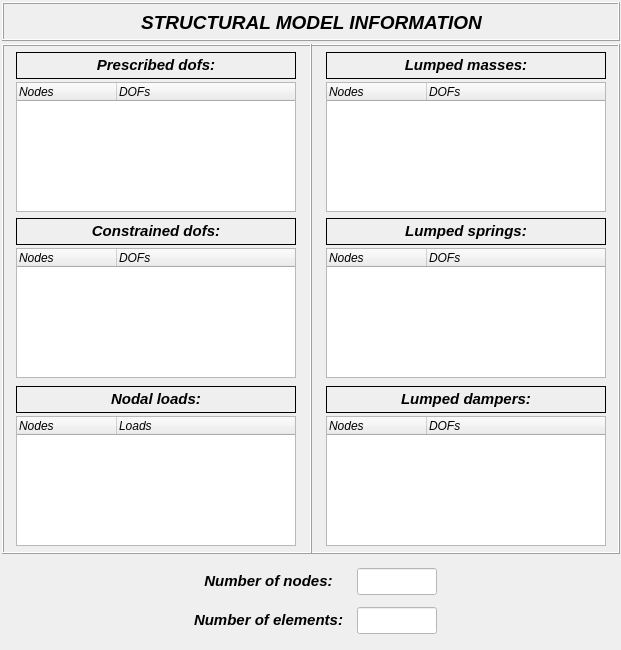
<?xml version="1.0" encoding="UTF-8"?>
<ui version="4.0">
 <class>dialog</class>
 <widget class="QDialog" name="dialog">
  <property name="geometry">
   <rect>
    <x>0</x>
    <y>0</y>
    <width>621</width>
    <height>650</height>
   </rect>
  </property>
  <property name="minimumSize">
   <size>
    <width>621</width>
    <height>575</height>
   </size>
  </property>
  <property name="maximumSize">
   <size>
    <width>621</width>
    <height>650</height>
   </size>
  </property>
  <property name="windowTitle">
   <string>Structural Model Information</string>
  </property>
  <widget class="QFrame" name="frame">
   <property name="geometry">
    <rect>
     <x>310</x>
     <y>44</y>
     <width>310</width>
     <height>510</height>
    </rect>
   </property>
   <property name="minimumSize">
    <size>
     <width>310</width>
     <height>510</height>
    </size>
   </property>
   <property name="maximumSize">
    <size>
     <width>310</width>
     <height>510</height>
    </size>
   </property>
   <property name="frameShape">
    <enum>QFrame::Box</enum>
   </property>
   <property name="frameShadow">
    <enum>QFrame::Raised</enum>
   </property>
   <widget class="QLabel" name="label_9">
    <property name="geometry">
     <rect>
      <x>16</x>
      <y>8</y>
      <width>280</width>
      <height>27</height>
     </rect>
    </property>
    <property name="font">
     <font>
      <family>Arial</family>
      <pointsize>11</pointsize>
      <weight>75</weight>
      <italic>true</italic>
      <bold>true</bold>
     </font>
    </property>
    <property name="frameShape">
     <enum>QFrame::Box</enum>
    </property>
    <property name="text">
     <string>&lt;html&gt;&lt;head/&gt;&lt;body&gt;&lt;p align=&quot;center&quot;&gt;Lumped masses:&lt;/p&gt;&lt;/body&gt;&lt;/html&gt;</string>
    </property>
    <property name="textFormat">
     <enum>Qt::AutoText</enum>
    </property>
    <property name="alignment">
     <set>Qt::AlignCenter</set>
    </property>
   </widget>
   <widget class="QTreeWidget" name="treeWidget_masses">
    <property name="geometry">
     <rect>
      <x>16</x>
      <y>38</y>
      <width>280</width>
      <height>130</height>
     </rect>
    </property>
    <property name="minimumSize">
     <size>
      <width>280</width>
      <height>130</height>
     </size>
    </property>
    <property name="maximumSize">
     <size>
      <width>280</width>
      <height>130</height>
     </size>
    </property>
    <property name="font">
     <font>
      <family>Arial</family>
      <italic>true</italic>
     </font>
    </property>
    <column>
     <property name="text">
      <string>Nodes</string>
     </property>
    </column>
    <column>
     <property name="text">
      <string>DOFs</string>
     </property>
    </column>
   </widget>
   <widget class="QTreeWidget" name="treeWidget_springs">
    <property name="geometry">
     <rect>
      <x>16</x>
      <y>204</y>
      <width>280</width>
      <height>130</height>
     </rect>
    </property>
    <property name="minimumSize">
     <size>
      <width>280</width>
      <height>130</height>
     </size>
    </property>
    <property name="maximumSize">
     <size>
      <width>280</width>
      <height>130</height>
     </size>
    </property>
    <property name="font">
     <font>
      <family>Arial</family>
      <italic>true</italic>
     </font>
    </property>
    <column>
     <property name="text">
      <string>Nodes</string>
     </property>
    </column>
    <column>
     <property name="text">
      <string>DOFs</string>
     </property>
    </column>
   </widget>
   <widget class="QTreeWidget" name="treeWidget_dampers">
    <property name="geometry">
     <rect>
      <x>16</x>
      <y>372</y>
      <width>280</width>
      <height>130</height>
     </rect>
    </property>
    <property name="minimumSize">
     <size>
      <width>280</width>
      <height>130</height>
     </size>
    </property>
    <property name="maximumSize">
     <size>
      <width>280</width>
      <height>130</height>
     </size>
    </property>
    <property name="font">
     <font>
      <family>Arial</family>
      <italic>true</italic>
     </font>
    </property>
    <column>
     <property name="text">
      <string>Nodes</string>
     </property>
    </column>
    <column>
     <property name="text">
      <string>DOFs</string>
     </property>
    </column>
   </widget>
   <widget class="QLabel" name="label_15">
    <property name="geometry">
     <rect>
      <x>16</x>
      <y>174</y>
      <width>280</width>
      <height>27</height>
     </rect>
    </property>
    <property name="font">
     <font>
      <family>Arial</family>
      <pointsize>11</pointsize>
      <weight>75</weight>
      <italic>true</italic>
      <bold>true</bold>
     </font>
    </property>
    <property name="frameShape">
     <enum>QFrame::Box</enum>
    </property>
    <property name="text">
     <string>&lt;html&gt;&lt;head/&gt;&lt;body&gt;&lt;p align=&quot;center&quot;&gt;Lumped springs:&lt;/p&gt;&lt;/body&gt;&lt;/html&gt;</string>
    </property>
    <property name="textFormat">
     <enum>Qt::AutoText</enum>
    </property>
    <property name="alignment">
     <set>Qt::AlignCenter</set>
    </property>
   </widget>
   <widget class="QLabel" name="label_16">
    <property name="geometry">
     <rect>
      <x>16</x>
      <y>342</y>
      <width>280</width>
      <height>27</height>
     </rect>
    </property>
    <property name="font">
     <font>
      <family>Arial</family>
      <pointsize>11</pointsize>
      <weight>75</weight>
      <italic>true</italic>
      <bold>true</bold>
     </font>
    </property>
    <property name="frameShape">
     <enum>QFrame::Box</enum>
    </property>
    <property name="text">
     <string>&lt;html&gt;&lt;head/&gt;&lt;body&gt;&lt;p align=&quot;center&quot;&gt;Lumped dampers:&lt;/p&gt;&lt;/body&gt;&lt;/html&gt;</string>
    </property>
    <property name="textFormat">
     <enum>Qt::AutoText</enum>
    </property>
    <property name="alignment">
     <set>Qt::AlignCenter</set>
    </property>
   </widget>
  </widget>
  <widget class="QFrame" name="frame_2">
   <property name="geometry">
    <rect>
     <x>2</x>
     <y>44</y>
     <width>310</width>
     <height>510</height>
    </rect>
   </property>
   <property name="minimumSize">
    <size>
     <width>310</width>
     <height>510</height>
    </size>
   </property>
   <property name="maximumSize">
    <size>
     <width>310</width>
     <height>510</height>
    </size>
   </property>
   <property name="frameShape">
    <enum>QFrame::Box</enum>
   </property>
   <property name="frameShadow">
    <enum>QFrame::Raised</enum>
   </property>
   <widget class="QTreeWidget" name="treeWidget_constrained_dofs">
    <property name="geometry">
     <rect>
      <x>14</x>
      <y>204</y>
      <width>280</width>
      <height>130</height>
     </rect>
    </property>
    <property name="minimumSize">
     <size>
      <width>280</width>
      <height>130</height>
     </size>
    </property>
    <property name="maximumSize">
     <size>
      <width>280</width>
      <height>130</height>
     </size>
    </property>
    <property name="font">
     <font>
      <family>Arial</family>
      <italic>true</italic>
     </font>
    </property>
    <column>
     <property name="text">
      <string>Nodes</string>
     </property>
    </column>
    <column>
     <property name="text">
      <string>DOFs</string>
     </property>
    </column>
   </widget>
   <widget class="QTreeWidget" name="treeWidget_prescribed_dofs">
    <property name="geometry">
     <rect>
      <x>14</x>
      <y>38</y>
      <width>280</width>
      <height>130</height>
     </rect>
    </property>
    <property name="minimumSize">
     <size>
      <width>280</width>
      <height>130</height>
     </size>
    </property>
    <property name="maximumSize">
     <size>
      <width>280</width>
      <height>130</height>
     </size>
    </property>
    <property name="font">
     <font>
      <family>Arial</family>
      <italic>true</italic>
     </font>
    </property>
    <column>
     <property name="text">
      <string>Nodes</string>
     </property>
    </column>
    <column>
     <property name="text">
      <string>DOFs</string>
     </property>
    </column>
   </widget>
   <widget class="QLabel" name="label_11">
    <property name="geometry">
     <rect>
      <x>14</x>
      <y>174</y>
      <width>280</width>
      <height>27</height>
     </rect>
    </property>
    <property name="font">
     <font>
      <family>Arial</family>
      <pointsize>11</pointsize>
      <weight>75</weight>
      <italic>true</italic>
      <bold>true</bold>
     </font>
    </property>
    <property name="frameShape">
     <enum>QFrame::Box</enum>
    </property>
    <property name="text">
     <string>&lt;html&gt;&lt;head/&gt;&lt;body&gt;&lt;p align=&quot;center&quot;&gt;Constrained dofs:&lt;/p&gt;&lt;/body&gt;&lt;/html&gt;</string>
    </property>
    <property name="textFormat">
     <enum>Qt::AutoText</enum>
    </property>
    <property name="alignment">
     <set>Qt::AlignCenter</set>
    </property>
   </widget>
   <widget class="QLabel" name="label_10">
    <property name="geometry">
     <rect>
      <x>14</x>
      <y>8</y>
      <width>280</width>
      <height>27</height>
     </rect>
    </property>
    <property name="font">
     <font>
      <family>Arial</family>
      <pointsize>11</pointsize>
      <weight>75</weight>
      <italic>true</italic>
      <bold>true</bold>
     </font>
    </property>
    <property name="frameShape">
     <enum>QFrame::Box</enum>
    </property>
    <property name="text">
     <string>&lt;html&gt;&lt;head/&gt;&lt;body&gt;&lt;p align=&quot;center&quot;&gt;Prescribed dofs:&lt;/p&gt;&lt;/body&gt;&lt;/html&gt;</string>
    </property>
    <property name="textFormat">
     <enum>Qt::AutoText</enum>
    </property>
    <property name="alignment">
     <set>Qt::AlignCenter</set>
    </property>
   </widget>
   <widget class="QLabel" name="label_17">
    <property name="geometry">
     <rect>
      <x>14</x>
      <y>342</y>
      <width>280</width>
      <height>27</height>
     </rect>
    </property>
    <property name="font">
     <font>
      <family>Arial</family>
      <pointsize>11</pointsize>
      <weight>75</weight>
      <italic>true</italic>
      <bold>true</bold>
     </font>
    </property>
    <property name="frameShape">
     <enum>QFrame::Box</enum>
    </property>
    <property name="text">
     <string>&lt;html&gt;&lt;head/&gt;&lt;body&gt;&lt;p align=&quot;center&quot;&gt;Nodal loads:&lt;/p&gt;&lt;/body&gt;&lt;/html&gt;</string>
    </property>
    <property name="textFormat">
     <enum>Qt::AutoText</enum>
    </property>
    <property name="alignment">
     <set>Qt::AlignCenter</set>
    </property>
   </widget>
   <widget class="QTreeWidget" name="treeWidget_nodal_loads">
    <property name="geometry">
     <rect>
      <x>14</x>
      <y>372</y>
      <width>280</width>
      <height>130</height>
     </rect>
    </property>
    <property name="minimumSize">
     <size>
      <width>280</width>
      <height>130</height>
     </size>
    </property>
    <property name="maximumSize">
     <size>
      <width>280</width>
      <height>130</height>
     </size>
    </property>
    <property name="font">
     <font>
      <family>Arial</family>
      <italic>true</italic>
     </font>
    </property>
    <column>
     <property name="text">
      <string>Nodes</string>
     </property>
    </column>
    <column>
     <property name="text">
      <string>Loads</string>
     </property>
    </column>
   </widget>
  </widget>
  <widget class="QFrame" name="frame_3">
   <property name="geometry">
    <rect>
     <x>2</x>
     <y>2</y>
     <width>618</width>
     <height>39</height>
    </rect>
   </property>
   <property name="frameShape">
    <enum>QFrame::Box</enum>
   </property>
   <property name="frameShadow">
    <enum>QFrame::Raised</enum>
   </property>
   <widget class="QLabel" name="label_12">
    <property name="geometry">
     <rect>
      <x>122</x>
      <y>8</y>
      <width>375</width>
      <height>26</height>
     </rect>
    </property>
    <property name="font">
     <font>
      <family>Arial</family>
      <pointsize>11</pointsize>
      <weight>75</weight>
      <italic>true</italic>
      <bold>true</bold>
     </font>
    </property>
    <property name="frameShape">
     <enum>QFrame::NoFrame</enum>
    </property>
    <property name="text">
     <string>&lt;html&gt;&lt;head/&gt;&lt;body&gt;&lt;p align=&quot;center&quot;&gt;&lt;span style=&quot; font-size:14pt;&quot;&gt;STRUCTURAL MODEL INFORMATION&lt;/span&gt;&lt;/p&gt;&lt;/body&gt;&lt;/html&gt;</string>
    </property>
    <property name="textFormat">
     <enum>Qt::AutoText</enum>
    </property>
    <property name="alignment">
     <set>Qt::AlignCenter</set>
    </property>
   </widget>
  </widget>
  <widget class="QWidget" name="gridLayoutWidget">
   <property name="geometry">
    <rect>
     <x>186</x>
     <y>562</y>
     <width>253</width>
     <height>80</height>
    </rect>
   </property>
   <layout class="QGridLayout" name="gridLayout">
    <item row="1" column="0">
     <widget class="QLabel" name="label_14">
      <property name="minimumSize">
       <size>
        <width>165</width>
        <height>27</height>
       </size>
      </property>
      <property name="maximumSize">
       <size>
        <width>165</width>
        <height>27</height>
       </size>
      </property>
      <property name="font">
       <font>
        <family>Arial</family>
        <pointsize>11</pointsize>
        <weight>75</weight>
        <italic>true</italic>
        <bold>true</bold>
       </font>
      </property>
      <property name="frameShape">
       <enum>QFrame::NoFrame</enum>
      </property>
      <property name="text">
       <string>&lt;html&gt;&lt;head/&gt;&lt;body&gt;&lt;p align=&quot;center&quot;&gt;Number of elements:&lt;/p&gt;&lt;/body&gt;&lt;/html&gt;</string>
      </property>
      <property name="textFormat">
       <enum>Qt::AutoText</enum>
      </property>
      <property name="alignment">
       <set>Qt::AlignRight|Qt::AlignTrailing|Qt::AlignVCenter</set>
      </property>
     </widget>
    </item>
    <item row="0" column="0">
     <widget class="QLabel" name="label_13">
      <property name="minimumSize">
       <size>
        <width>165</width>
        <height>27</height>
       </size>
      </property>
      <property name="maximumSize">
       <size>
        <width>165</width>
        <height>27</height>
       </size>
      </property>
      <property name="font">
       <font>
        <family>Arial</family>
        <pointsize>11</pointsize>
        <weight>75</weight>
        <italic>true</italic>
        <bold>true</bold>
       </font>
      </property>
      <property name="frameShape">
       <enum>QFrame::NoFrame</enum>
      </property>
      <property name="text">
       <string>&lt;html&gt;&lt;head/&gt;&lt;body&gt;&lt;p align=&quot;center&quot;&gt;Number of nodes:&lt;/p&gt;&lt;/body&gt;&lt;/html&gt;</string>
      </property>
      <property name="textFormat">
       <enum>Qt::AutoText</enum>
      </property>
      <property name="alignment">
       <set>Qt::AlignRight|Qt::AlignTrailing|Qt::AlignVCenter</set>
      </property>
     </widget>
    </item>
    <item row="0" column="1">
     <widget class="QLineEdit" name="lineEdit_number_nodes">
      <property name="enabled">
       <bool>false</bool>
      </property>
      <property name="minimumSize">
       <size>
        <width>80</width>
        <height>27</height>
       </size>
      </property>
      <property name="maximumSize">
       <size>
        <width>80</width>
        <height>27</height>
       </size>
      </property>
      <property name="palette">
       <palette>
        <active>
         <colorrole role="WindowText">
          <brush brushstyle="SolidPattern">
           <color alpha="255">
            <red>0</red>
            <green>0</green>
            <blue>0</blue>
           </color>
          </brush>
         </colorrole>
         <colorrole role="Button">
          <brush brushstyle="SolidPattern">
           <color alpha="255">
            <red>255</red>
            <green>255</green>
            <blue>255</blue>
           </color>
          </brush>
         </colorrole>
         <colorrole role="Dark">
          <brush brushstyle="SolidPattern">
           <color alpha="255">
            <red>0</red>
            <green>0</green>
            <blue>0</blue>
           </color>
          </brush>
         </colorrole>
         <colorrole role="Text">
          <brush brushstyle="SolidPattern">
           <color alpha="255">
            <red>0</red>
            <green>0</green>
            <blue>0</blue>
           </color>
          </brush>
         </colorrole>
         <colorrole role="ButtonText">
          <brush brushstyle="SolidPattern">
           <color alpha="255">
            <red>0</red>
            <green>0</green>
            <blue>0</blue>
           </color>
          </brush>
         </colorrole>
         <colorrole role="Base">
          <brush brushstyle="SolidPattern">
           <color alpha="255">
            <red>255</red>
            <green>255</green>
            <blue>255</blue>
           </color>
          </brush>
         </colorrole>
         <colorrole role="Window">
          <brush brushstyle="SolidPattern">
           <color alpha="255">
            <red>255</red>
            <green>255</green>
            <blue>255</blue>
           </color>
          </brush>
         </colorrole>
        </active>
        <inactive>
         <colorrole role="WindowText">
          <brush brushstyle="SolidPattern">
           <color alpha="255">
            <red>0</red>
            <green>0</green>
            <blue>0</blue>
           </color>
          </brush>
         </colorrole>
         <colorrole role="Button">
          <brush brushstyle="SolidPattern">
           <color alpha="255">
            <red>255</red>
            <green>255</green>
            <blue>255</blue>
           </color>
          </brush>
         </colorrole>
         <colorrole role="Dark">
          <brush brushstyle="SolidPattern">
           <color alpha="255">
            <red>0</red>
            <green>0</green>
            <blue>0</blue>
           </color>
          </brush>
         </colorrole>
         <colorrole role="Text">
          <brush brushstyle="SolidPattern">
           <color alpha="255">
            <red>0</red>
            <green>0</green>
            <blue>0</blue>
           </color>
          </brush>
         </colorrole>
         <colorrole role="ButtonText">
          <brush brushstyle="SolidPattern">
           <color alpha="255">
            <red>0</red>
            <green>0</green>
            <blue>0</blue>
           </color>
          </brush>
         </colorrole>
         <colorrole role="Base">
          <brush brushstyle="SolidPattern">
           <color alpha="255">
            <red>255</red>
            <green>255</green>
            <blue>255</blue>
           </color>
          </brush>
         </colorrole>
         <colorrole role="Window">
          <brush brushstyle="SolidPattern">
           <color alpha="255">
            <red>255</red>
            <green>255</green>
            <blue>255</blue>
           </color>
          </brush>
         </colorrole>
        </inactive>
        <disabled>
         <colorrole role="WindowText">
          <brush brushstyle="SolidPattern">
           <color alpha="255">
            <red>0</red>
            <green>0</green>
            <blue>0</blue>
           </color>
          </brush>
         </colorrole>
         <colorrole role="Button">
          <brush brushstyle="SolidPattern">
           <color alpha="255">
            <red>255</red>
            <green>255</green>
            <blue>255</blue>
           </color>
          </brush>
         </colorrole>
         <colorrole role="Dark">
          <brush brushstyle="SolidPattern">
           <color alpha="255">
            <red>0</red>
            <green>0</green>
            <blue>0</blue>
           </color>
          </brush>
         </colorrole>
         <colorrole role="Text">
          <brush brushstyle="SolidPattern">
           <color alpha="255">
            <red>0</red>
            <green>0</green>
            <blue>0</blue>
           </color>
          </brush>
         </colorrole>
         <colorrole role="ButtonText">
          <brush brushstyle="SolidPattern">
           <color alpha="255">
            <red>0</red>
            <green>0</green>
            <blue>0</blue>
           </color>
          </brush>
         </colorrole>
         <colorrole role="Base">
          <brush brushstyle="SolidPattern">
           <color alpha="255">
            <red>255</red>
            <green>255</green>
            <blue>255</blue>
           </color>
          </brush>
         </colorrole>
         <colorrole role="Window">
          <brush brushstyle="SolidPattern">
           <color alpha="255">
            <red>255</red>
            <green>255</green>
            <blue>255</blue>
           </color>
          </brush>
         </colorrole>
        </disabled>
       </palette>
      </property>
      <property name="font">
       <font>
        <family>Arial</family>
        <pointsize>11</pointsize>
        <weight>75</weight>
        <italic>true</italic>
        <bold>true</bold>
       </font>
      </property>
      <property name="styleSheet">
       <string notr="true">background-color: rgb(255, 255, 255);</string>
      </property>
      <property name="alignment">
       <set>Qt::AlignCenter</set>
      </property>
     </widget>
    </item>
    <item row="1" column="1">
     <widget class="QLineEdit" name="lineEdit_number_elements">
      <property name="enabled">
       <bool>false</bool>
      </property>
      <property name="minimumSize">
       <size>
        <width>80</width>
        <height>27</height>
       </size>
      </property>
      <property name="maximumSize">
       <size>
        <width>80</width>
        <height>27</height>
       </size>
      </property>
      <property name="palette">
       <palette>
        <active>
         <colorrole role="WindowText">
          <brush brushstyle="SolidPattern">
           <color alpha="255">
            <red>0</red>
            <green>0</green>
            <blue>0</blue>
           </color>
          </brush>
         </colorrole>
         <colorrole role="Button">
          <brush brushstyle="SolidPattern">
           <color alpha="255">
            <red>255</red>
            <green>255</green>
            <blue>255</blue>
           </color>
          </brush>
         </colorrole>
         <colorrole role="Dark">
          <brush brushstyle="SolidPattern">
           <color alpha="255">
            <red>0</red>
            <green>0</green>
            <blue>0</blue>
           </color>
          </brush>
         </colorrole>
         <colorrole role="Text">
          <brush brushstyle="SolidPattern">
           <color alpha="255">
            <red>0</red>
            <green>0</green>
            <blue>0</blue>
           </color>
          </brush>
         </colorrole>
         <colorrole role="ButtonText">
          <brush brushstyle="SolidPattern">
           <color alpha="255">
            <red>0</red>
            <green>0</green>
            <blue>0</blue>
           </color>
          </brush>
         </colorrole>
         <colorrole role="Base">
          <brush brushstyle="SolidPattern">
           <color alpha="255">
            <red>255</red>
            <green>255</green>
            <blue>255</blue>
           </color>
          </brush>
         </colorrole>
         <colorrole role="Window">
          <brush brushstyle="SolidPattern">
           <color alpha="255">
            <red>255</red>
            <green>255</green>
            <blue>255</blue>
           </color>
          </brush>
         </colorrole>
        </active>
        <inactive>
         <colorrole role="WindowText">
          <brush brushstyle="SolidPattern">
           <color alpha="255">
            <red>0</red>
            <green>0</green>
            <blue>0</blue>
           </color>
          </brush>
         </colorrole>
         <colorrole role="Button">
          <brush brushstyle="SolidPattern">
           <color alpha="255">
            <red>255</red>
            <green>255</green>
            <blue>255</blue>
           </color>
          </brush>
         </colorrole>
         <colorrole role="Dark">
          <brush brushstyle="SolidPattern">
           <color alpha="255">
            <red>0</red>
            <green>0</green>
            <blue>0</blue>
           </color>
          </brush>
         </colorrole>
         <colorrole role="Text">
          <brush brushstyle="SolidPattern">
           <color alpha="255">
            <red>0</red>
            <green>0</green>
            <blue>0</blue>
           </color>
          </brush>
         </colorrole>
         <colorrole role="ButtonText">
          <brush brushstyle="SolidPattern">
           <color alpha="255">
            <red>0</red>
            <green>0</green>
            <blue>0</blue>
           </color>
          </brush>
         </colorrole>
         <colorrole role="Base">
          <brush brushstyle="SolidPattern">
           <color alpha="255">
            <red>255</red>
            <green>255</green>
            <blue>255</blue>
           </color>
          </brush>
         </colorrole>
         <colorrole role="Window">
          <brush brushstyle="SolidPattern">
           <color alpha="255">
            <red>255</red>
            <green>255</green>
            <blue>255</blue>
           </color>
          </brush>
         </colorrole>
        </inactive>
        <disabled>
         <colorrole role="WindowText">
          <brush brushstyle="SolidPattern">
           <color alpha="255">
            <red>0</red>
            <green>0</green>
            <blue>0</blue>
           </color>
          </brush>
         </colorrole>
         <colorrole role="Button">
          <brush brushstyle="SolidPattern">
           <color alpha="255">
            <red>255</red>
            <green>255</green>
            <blue>255</blue>
           </color>
          </brush>
         </colorrole>
         <colorrole role="Dark">
          <brush brushstyle="SolidPattern">
           <color alpha="255">
            <red>0</red>
            <green>0</green>
            <blue>0</blue>
           </color>
          </brush>
         </colorrole>
         <colorrole role="Text">
          <brush brushstyle="SolidPattern">
           <color alpha="255">
            <red>0</red>
            <green>0</green>
            <blue>0</blue>
           </color>
          </brush>
         </colorrole>
         <colorrole role="ButtonText">
          <brush brushstyle="SolidPattern">
           <color alpha="255">
            <red>0</red>
            <green>0</green>
            <blue>0</blue>
           </color>
          </brush>
         </colorrole>
         <colorrole role="Base">
          <brush brushstyle="SolidPattern">
           <color alpha="255">
            <red>255</red>
            <green>255</green>
            <blue>255</blue>
           </color>
          </brush>
         </colorrole>
         <colorrole role="Window">
          <brush brushstyle="SolidPattern">
           <color alpha="255">
            <red>255</red>
            <green>255</green>
            <blue>255</blue>
           </color>
          </brush>
         </colorrole>
        </disabled>
       </palette>
      </property>
      <property name="font">
       <font>
        <family>Arial</family>
        <pointsize>11</pointsize>
        <weight>75</weight>
        <italic>true</italic>
        <bold>true</bold>
       </font>
      </property>
      <property name="styleSheet">
       <string notr="true">background-color: rgb(255, 255, 255);</string>
      </property>
      <property name="alignment">
       <set>Qt::AlignCenter</set>
      </property>
     </widget>
    </item>
   </layout>
  </widget>
 </widget>
 <resources/>
 <connections/>
</ui>
